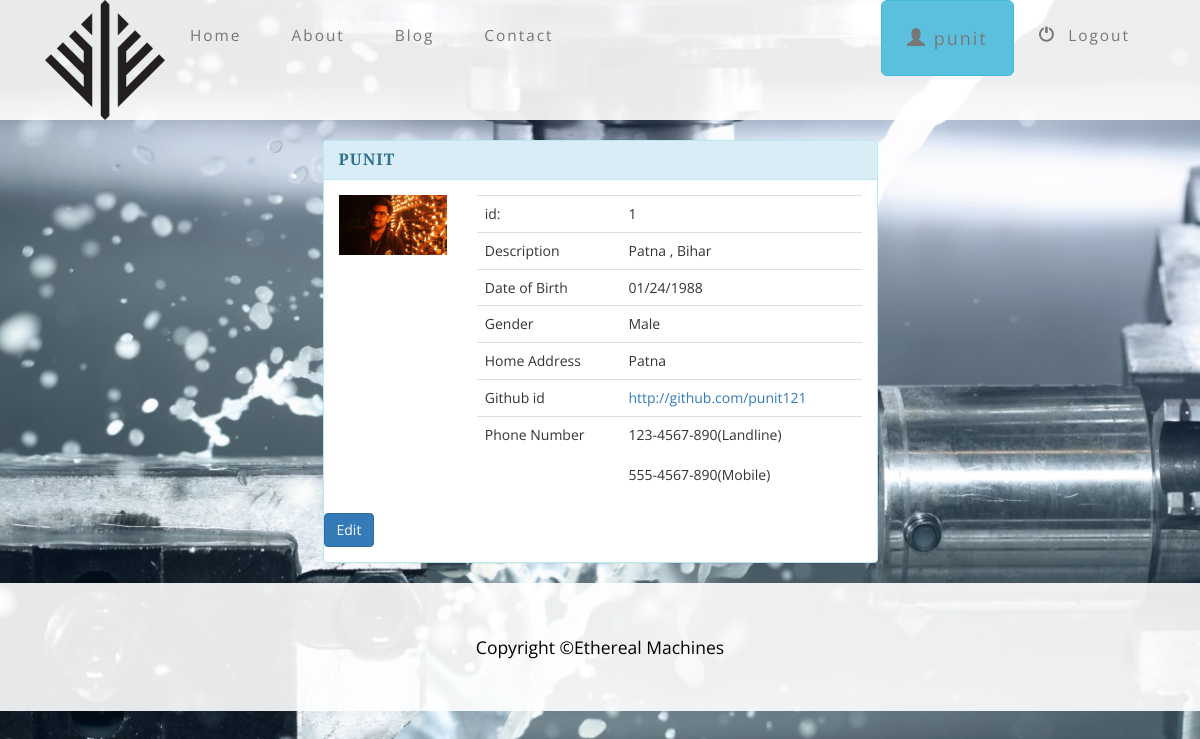
/profile/1/ (signed in), run on the app's committed database.
### website/models.py (models this page shows, shortened)
class Profile(models.Model):
    user = models.OneToOneField(User, default=1,related_name='profile')
    description = models.CharField(max_length=100, default='')
    city = models.CharField(max_length=100, default='')
    website = models.URLField(default='')
    phone = models.IntegerField(default=0)
    image = models.ImageField()

### website/views.py (the view)
# urls.py: url(r'^profile/(?P<profile_id>[0-9]+)/$', views.view_profile, name='view_profile'),
def view_profile(request,profile_id):
    if not request.user.is_authenticated():
        return render(request, 'website/index.html')
    else:
        user = request.user
        profile = Profile.objects.filter(user=request.user)
        return render(request, 'website/profile.html', {'profile': profile} )

### website/templates/website/profile.html (shortened to what this page needs)
{% extends 'website/base.html' %}
{% load staticfiles %}
{% block body %}
<div class="container">
      <div class="row">
        <div class="col-xs-12 col-sm-12 col-md-6 col-lg-6 col-xs-offset-0 col-sm-offset-0 col-md-offset-3 col-lg-offset-3 toppad" >
          <div class="panel panel-info">
            <div class="panel-heading">
              <h3 class="panel-title">{{ user }}</h3>
            </div>
            <div class="panel-body">
              <div class="row">
            {% if profile %}
               {% for p in profile %}
               		{% if p.image %}
             			<div class="col-md-3 col-lg-3 " align="center"> <img alt="User Pic" src="{{p.image.url}}" class="img-responsive"> </div>
             		{% else %}
             			<div class="col-md-3 col-lg-3 " align="center"> <img alt="User Pic" src="{% static 'website/img/user.png' %}" class="img-circle img-responsive"> </div>
             		{% endif %}
                <div class=" col-md-9 col-lg-9 ">
                  <table class="table table-user-information">
                    <tbody>
                      <tr>
                        <td>id:</td>
                        <td>{{ p.id }}</td>
                      </tr>
                      <tr>
                        <td>Description</td>
                        <td> {{ p.description }} </td>
                      </tr>
                      <tr>
                        <td>Date of Birth</td>
                        <td>01/24/1988</td>
                      </tr>
                         <tr>
                             <tr>
                        <td>Gender</td>
                        <td>Male</td>
                      </tr>
                        <tr>
                        <td>Home Address</td>
                        <td>{{p.city}}</td>
                      </tr>
                      <tr>
                        <td>Github id</td>
                        <td><a href="mailto:info@support.com">{{p.website}}</a></td>
                      </tr>
                        <td>Phone Number</td>
                        <td>123-4567-890(Landline)<br><br>555-4567-890(Mobile)
                        </td>
                      </tr>
                    </tbody>
                  </table>
                </div>
                {% endfor %}
            {% endif %}
                <a href="{% url 'website:edit_profile' user.id %}" class="btn btn-primary"> Edit </a>
              </div>
            </div>
          </div>
        </div>
      </div>
    </div>
    {% include 'website/footer.html' %}
{% endblock %}

### website/templates/website/base.html (shortened to what this page needs)
<!DOCTYPE html>
<html lang="en">
<head>
    {% load staticfiles %}
    <link href="{% static 'website/css/bootstrap.min.css' %}" rel="stylesheet">
    <link href="{% static 'website/css/business-casual.css' %}" rel="stylesheet">
    </head>
    {% block content %}
    <body>
        <nav class="navbar navbar-default" role="navigation">
            <div class="container">
                <div class="collapse navbar-collapse" id="bs-example-navbar-collapse-1">
                    <ul class="nav navbar-nav navbar-left">
                        <li>
                            <img src="{% static 'website/img/ethereal-logo.png' %}" alt="" height="120" >
                        </li>
                    </ul>
                    <ul class="nav navbar-nav">
                        <li>
                            <a href="{% url 'website:index' %}#start">Home</a>
                        </li>
                        <li>
                            <a href="{% url 'website:about' %}">About</a>
                        </li>
                        <li>
                            <a href="{% url 'website:blog' %}">Blog</a>
                        </li>
                        <li>
                            <a href="{% url 'website:contact' %}">Contact</a>
                        </li>
                    </ul>
                    <ul class="nav navbar-nav navbar-right">
                        {% if user.is_authenticated %}
                        <li>
                            <a href="{% url 'website:view_profile' user.id %}" class="btn btn-info btn-lg">
                                <span class="glyphicon glyphicon-user"></span> {{ user }}
                            </a>
                        </li>
                        <li>
                            <a href="{% url 'website:logout_user' %}">
                            <span class="glyphicon glyphicon-off" ></span>&nbsp; Logout
                            </a>
                        </li>
                        {% endif %}
                    </ul>
                </div>
            </div>
        </nav>
        {% block body %}
        {% endblock %}
    </body>
    {% endblock content %}
    </html>

### website/static/website/css/business-casual.css (style rules this page uses)
body { font-family: "Open Sans","Helvetica Neue",Helvetica,Arial,sans-serif; background: url('../img/bg.jpg') no-repeat center center fixed; -webkit-background-size: cover; -moz-background-size: cover; background-size: cover; -o-background-size: cover; }
h1, h2, h3, h4, h5, h6 { text-transform: uppercase; font-family: "Josefin Slab","Helvetica Neue",Helvetica,Arial,sans-serif; font-weight: 700; letter-spacing: 1px; }
.navbar-nav { font-weight: 400; letter-spacing: 2px; }
@media screen and (min-width:768px) { .navbar { border-radius: 0; } }
@media screen and (min-width:768px) { .navbar { min-height: 0; } }
@media screen and (min-width:768px) { .navbar-default { border: none; background: #fff; background: rgba(255,255,255,0.9); } }
@media screen and (min-width:768px) { .nav>li>a { padding: 25px; } }
@media screen and (min-width:768px) { .navbar-nav>li>a { line-height: normal; } }
@media screen and (min-width:768px) { .navbar-nav { margin: 0 auto; font-size: 1.1em; } }

### data on the page
Profile: image (picture), id "1", description "Patna , Bihar", city "Patna", website "http://github.com/punit121"

### other printed values
{{ user }} "punit"
{{ user }} "PUNIT"
